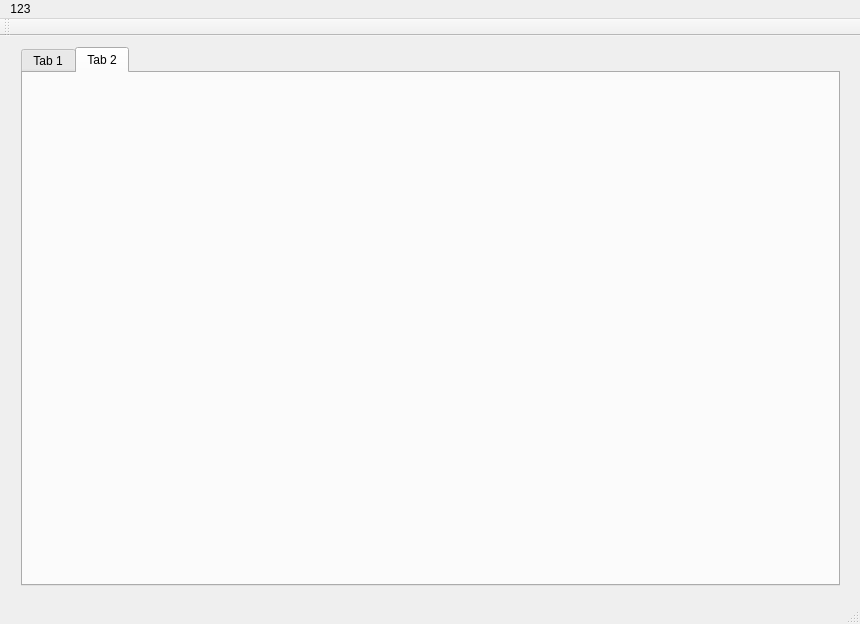
<?xml version="1.0" encoding="UTF-8"?>
<ui version="4.0">
 <class>MainWindow</class>
 <widget class="QMainWindow" name="MainWindow">
  <property name="geometry">
   <rect>
    <x>0</x>
    <y>0</y>
    <width>860</width>
    <height>624</height>
   </rect>
  </property>
  <property name="windowTitle">
   <string>MainWindow</string>
  </property>
  <widget class="QWidget" name="centralWidget">
   <widget class="QWidget" name="horizontalLayoutWidget">
    <property name="geometry">
     <rect>
      <x>10</x>
      <y>0</y>
      <width>841</width>
      <height>561</height>
     </rect>
    </property>
    <layout class="QHBoxLayout" name="horizontalLayout">
     <item>
      <widget class="QTabWidget" name="tabWidget">
       <property name="currentIndex">
        <number>1</number>
       </property>
       <widget class="QWidget" name="tab">
        <attribute name="title">
         <string>Tab 1</string>
        </attribute>
       </widget>
       <widget class="QWidget" name="tab_2">
        <attribute name="title">
         <string>Tab 2</string>
        </attribute>
       </widget>
      </widget>
     </item>
    </layout>
   </widget>
  </widget>
  <widget class="QMenuBar" name="menuBar">
   <property name="geometry">
    <rect>
     <x>0</x>
     <y>0</y>
     <width>860</width>
     <height>22</height>
    </rect>
   </property>
   <widget class="QMenu" name="menu123">
    <property name="title">
     <string>123</string>
    </property>
   </widget>
   <addaction name="menu123"/>
  </widget>
  <widget class="QToolBar" name="mainToolBar">
   <attribute name="toolBarArea">
    <enum>TopToolBarArea</enum>
   </attribute>
   <attribute name="toolBarBreak">
    <bool>false</bool>
   </attribute>
  </widget>
  <widget class="QStatusBar" name="statusBar"/>
 </widget>
 <layoutdefault spacing="6" margin="11"/>
 <resources/>
 <connections/>
</ui>
